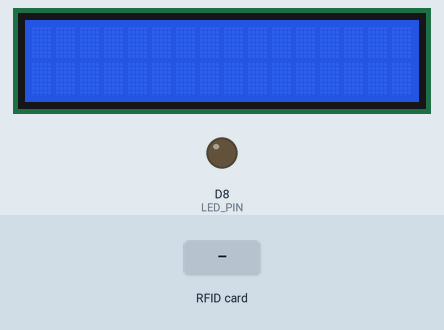
The sketch below on a simulated ESP8266 (NodeMCU). Shown: 16×2 character LCD, output pins drawn as LEDs (lit = HIGH). The test bench sets the inputs (shaded band).

Above: at 1.3 s.
1.4 s: RFID card 5E 7A 19 C4 held to the reader
At 1.9 s:
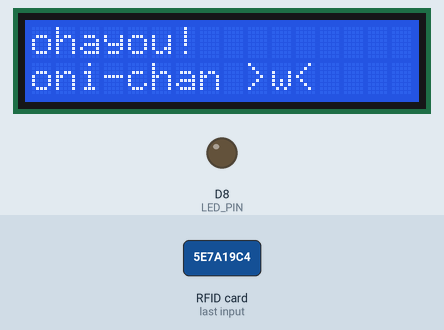
2.9 s: RFID card 5E 7A 19 C4 held to the reader
At 4.8 s:
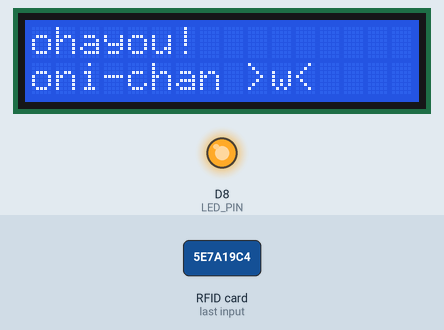
At 5.5 s:
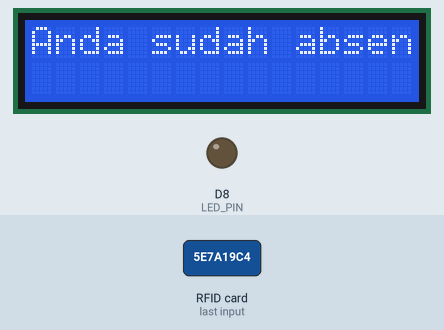
Timing chart, 0 to 7.0 s (numbered marks = the images above; inputs shaded):
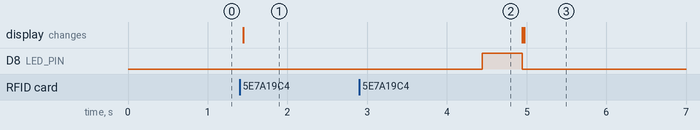

The sketch:

nodemcuy.ino
```cpp
#include <Wire.h>
#include <LiquidCrystal_I2C.h>
#include <MFRC522.h>
#include <SPI.h>

#define SDA_PIN D2
#define SCL_PIN D1
#define RST_PIN D3
#define SS_PIN D4
#define LED_PIN D8

MFRC522 mfrc522(SS_PIN, RST_PIN);
LiquidCrystal_I2C lcd(0x27, 16, 2);

unsigned long lastScanTime = 0;
bool isCardPresent = false;

void setup() {
  Serial.begin(115200);
  Wire.begin(SDA_PIN, SCL_PIN);
  lcd.begin();
  lcd.backlight();

  pinMode(LED_PIN, OUTPUT);
  digitalWrite(LED_PIN, LOW);

  SPI.begin();
  mfrc522.PCD_Init();
}

void loop() {
  if (readRFID()) {
    if (!isCardPresent || (millis() - lastScanTime > 6000)) {
      displayWelcomeMessage();
      digitalWrite(LED_PIN, HIGH);
      delay(500);
      digitalWrite(LED_PIN, LOW);
      lcd.clear();
      lastScanTime = millis();
      isCardPresent = true;
    } else {
      lcd.clear();
      lcd.setCursor(0, 0);
      lcd.print("Anda sudah absen");
      delay(3000);
      lcd.clear();
    }
  } else {
    isCardPresent = false;
  }
}

bool readRFID() {
  if (mfrc522.PICC_IsNewCardPresent() && mfrc522.PICC_ReadCardSerial()) {
    return true;
  } else {
    return false;
  }
}

void displayWelcomeMessage() {
  lcd.clear();
  lcd.setCursor(0, 0);
  lcd.print("ohayou!");
  lcd.setCursor(0, 1);
  lcd.print("oni-chan >w<");
  delay(3000);
}
```

Measured:
- after the input at 1.4 s, the display: changes at once (image 1)
- after the input at 2.9 s, the display: first differs from a run without the input after 2.1 s (image 3)
